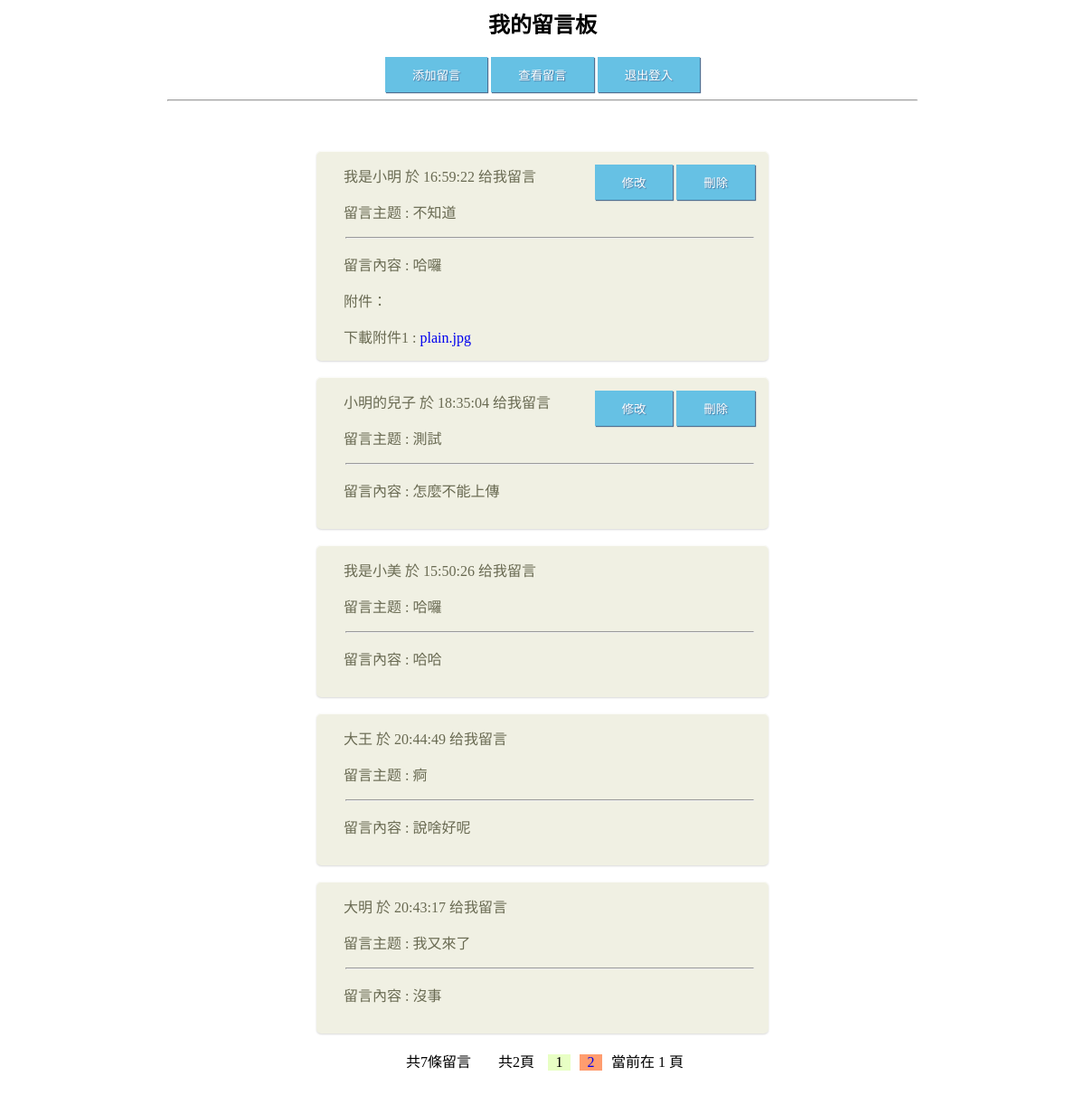
Page /show.php (signed in) on the committed database.
### tables this page shows
CREATE TABLE `tbl_ms1` (
  `id` int(11) NOT NULL,
  `user` varchar(25) NOT NULL,
  `title` varchar(225) DEFAULT NULL,
  `author` varchar(25) DEFAULT NULL,
  `ip` varchar(25) DEFAULT NULL,
  `liuyan` varchar(225) DEFAULT NULL,
  `file_name` varchar(255) NOT NULL,
  `time` time DEFAULT NULL
);

### show.php (the view, shortened to what this page needs)
<html>
<head>
    <link rel="stylesheet" type="text/css" href="./css/index1.css">
</head>
<body background="./images/plain.jpg" style="background-size:cover;">
    <center>
        <h2>我的留言板</h2>
        <input type="button" value="添加留言" onclick="location.href='add.php'" class="button" />
        <input type="button" value="查看留言" onclick="location.href='show.php'" class="button" />
        <input type="button" value="退出登入" onclick="location.href='logout.php'" class="button" />
        <hr width="70%">
    </center>
    <?php
    include "connet.php";
    mysqli_query($conn, "set names 'utf8'");
    $pagesize = 5;
    $p = isset($_GET['p']) ? $_GET['p'] : 1;
    $offset = ($p - 1) * $pagesize;
    $id = $_SESSION["user_name"];
    $query_sql = "SELECT * FROM tbl_ms1
                  ORDER BY
                      CASE
                          WHEN user = '$id' THEN 0
                          ELSE 1
                      END,
                      id DESC
                  LIMIT $offset, $pagesize";    $result = mysqli_query($conn, $query_sql);
    echo "<div style='margin-top:55px'>";
    while ($res = mysqli_fetch_array($result)) {
        echo "<div class='k'>";
        echo "<div class='ds-post-main'>";
        echo "<div class='ds-comment-body'>
            <span>{$res['author']}  於  {$res['time']}  给我留言</span>";
        if ($res['user'] == $id) {
            echo "<span style='float:right'>
                    <a href='edit.php?id={$res['id']}'><input type='submit' class='button1' value='修改'></input></a>
                    <a href='del.php?id={$res['id']}'><input type='submit' class='button1' value='刪除'></input></a>
                </span>";
        }
        echo "<p>留言主题 : {$res['title']}</p>
            <hr width=450px>
            <p>留言內容 : {$res['liuyan']}</p>";
        if (!empty($res['file_name'])) {
            echo "<p>附件：</p>";
            $files = explode(',', $res['file_name']);
            $counter = 1;
            foreach ($files as $file) {
                echo "下載附件{$counter} : <a href='uploads/{$file}' download>{$file}</a><br>";
                $counter++;
            }
        }
        echo "</div><br>";
        echo "</div>";
        echo "</div>";
    }
    echo "</div>";
    $count_result = mysqli_query($conn, "SELECT count(*) AS count FROM tbl_ms1");
    $count_array = mysqli_fetch_array($count_result);
    $pagenum = ceil($count_array['count'] / $pagesize);
    echo "<center>";
    echo "<div style='display: inline-block;margin-right: 15px;margin-left:15px;'>共{$count_array['count']}條留言</div>";
    echo "<div style='display: inline-block;margin-right: 15px;margin-left:15px;'>共{$pagenum}頁</div>";
    if ($pagenum > 1) {
        for ($i = 1; $i <= $pagenum; $i++) {
            if ($i == $p) {
                echo "<div style='background:#e8ffc4;width:25px;display: inline-block;margin-right: 10px;'>$i</div>";
            } else {
                echo "<a href='show.php?p=$i'><div style='width:25px;display: inline-block;margin-right: 10px;background:#FF9D6F'>$i</div></a>";
            }
        }
        echo "<div style='display: inline-block;margin-right: 10px;'>當前在 $p 頁</center></div>";
    }
    echo "<br><br><br></div>";
    ?>
</body>
</html>

### css/index1.css (style rules this page uses)
.button,.reset,.submit,.button1 { padding: 10px 30px 10px 30px; background: #66C1E4; border: none; color: #FFF; box-shadow: 1px 1px 1px #4C6E91; -webkit-box-shadow: 1px 1px 1px #4C6E91; -moz-box-shadow: 1px 1px 1px #4C6E91; text-shadow: 1px 1px 1px #5079A3; }
.ds-post-main { position: relative; width: 500px; margin-left: auto; margin-right: auto; }
.ds-comment-body { z-index: 1; position: relative; left: 0; background: #F0F0E3; padding: 15px 15px 15px 30px; color: #696A52; border-radius: 5px; box-shadow: 0 1px 2px rgba(0,0,0,.15), 0 1px 0 rgba(255,255,255,.75) inset; }
.ds-comment-body { color: #696A52; }
a { text-decoration: none; }

### rows in the picture
tbl_ms1: author "我是小明", time "16:59:22", title "不知道", liuyan "哈囉", file_name "plain.jpg"
tbl_ms1: author "小明的兒子", time "18:35:04", title "測試", liuyan "怎麼不能上傳"
tbl_ms1: author "我是小美", time "15:50:26", title "哈囉", liuyan "哈哈"
tbl_ms1: author "大王", time "20:44:49", title "痾", liuyan "說啥好呢"
tbl_ms1: author "大明", time "20:43:17", title "我又來了", liuyan "沒事"

### other values in the picture
$count_array['count'] "7"
$pagenum "2"
$p "1"
